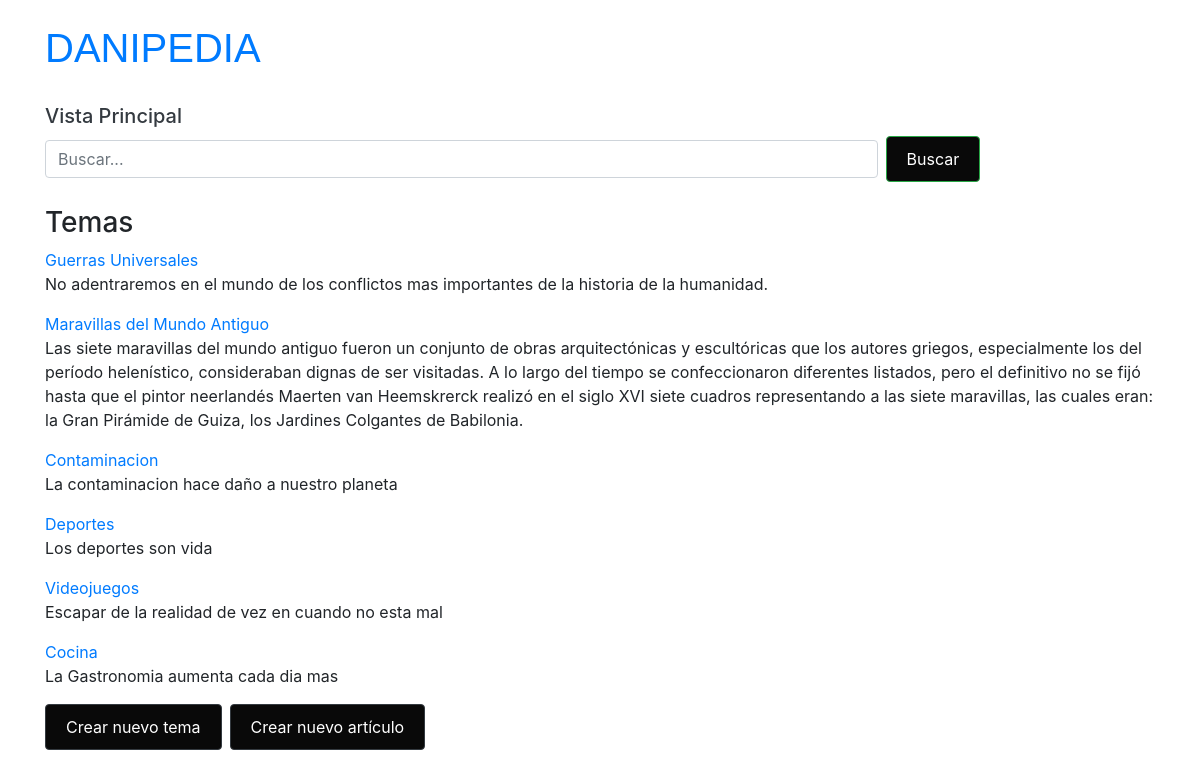
The page / on the database its author committed.
### wikiApp/models.py (models this page shows, shortened)
class TemaWiki(models.Model):
    nombre = models.CharField(max_length=128)
    descripcion = models.TextField(max_length=512)

### wikiApp/views.py (the view)
# urls.py: path('', views.vista_principal, name='vista_principal'),
def vista_principal(request):
    temas = TemaWiki.objects.all()
    return render(request, 'vista_principal.html', {'temas': temas})

### wikiApp/templates/vista_principal.html (shortened to what this page needs)
{% load static %}
<!DOCTYPE html>
<html lang="es">
<head>
    <link href="https://stackpath.bootstrapcdn.com/bootstrap/4.5.2/css/bootstrap.min.css" rel="stylesheet">
    <link rel="stylesheet" type="text/css" href="{% static 'css/styles.css' %}">
</head>
<body>
    <div class="container mt-4">
        <div class="d-flex align-items-center mb-4">
            <h1 class="mr-3">DANIPEDIA</h1>
        </div>
        <div>
            <h2 class="h4">Vista Principal</h2>
            <div class="form-inline mb-4">
                <input type="text" placeholder="Buscar..." class="form-control mr-sm-2 w-75">
                <button class="btn btn-outline-success my-2 my-sm-0">Buscar</button>
            </div>
            <h3>Temas</h3>
            <ul class="list-unstyled">
                {% for tema in temas %}
                    <li>
                        <a href="{% url 'articulos_por_tema' tema.id %}">{{ tema.nombre }}</a>
                        <p>{{ tema.descripcion }}</p>
                    </li>
                {% endfor %}
            </ul>
            <div class="d-flex">
                <a href="{% url 'crear_nuevo_tema' %}" class="btn btn-dark mr-2">Crear nuevo tema</a>
                <a href="{% url 'crear_nuevo_articulo' %}" class="btn btn-dark">Crear nuevo artículo</a>
            </div>
        </div>
    </div>
</body>
</html>

### wikiApp/static/styles.css (style rules this page uses)
h1 { font-family: 'Arial Black', sans-serif; color: #007bff; font-size: 2.5rem; }
h2.h4 { font-size: 1.25rem; color: #343a40; }
.form-inline input { margin-right: 10px; }
.btn { background-color: #090909; color: white; border-radius: 4px; padding: 10px 20px; }

### rows shown on the page
TemaWiki: nombre "Guerras Universales", descripcion "No adentraremos en el mundo de los conflictos mas importantes de la historia de la humanidad."
TemaWiki: nombre "Maravillas del Mundo Antiguo", descripcion "Las siete maravillas del mundo antiguo fueron un conjunto de obras arquitectónicas y escultóricas que los autores griegos, especialmente los del período helenístico, consideraban dignas de ser visitadas. A lo largo del tiempo se confeccionaron diferentes listados, pero el definitivo no se fijó hasta que el pintor neerlandés Maerten van Heemskrerck realizó en el siglo XVI siete cuadros representando a las siete maravillas, las cuales eran: la Gran Pirámide de Guiza, los Jardines Colgantes de Babilonia."
TemaWiki: nombre "Contaminacion", descripcion "La contaminacion hace daño a nuestro planeta"
TemaWiki: nombre "Deportes", descripcion "Los deportes son vida"
TemaWiki: nombre "Videojuegos", descripcion "Escapar de la realidad de vez en cuando no esta mal"
TemaWiki: nombre "Cocina", descripcion "La Gastronomia aumenta cada dia mas"
